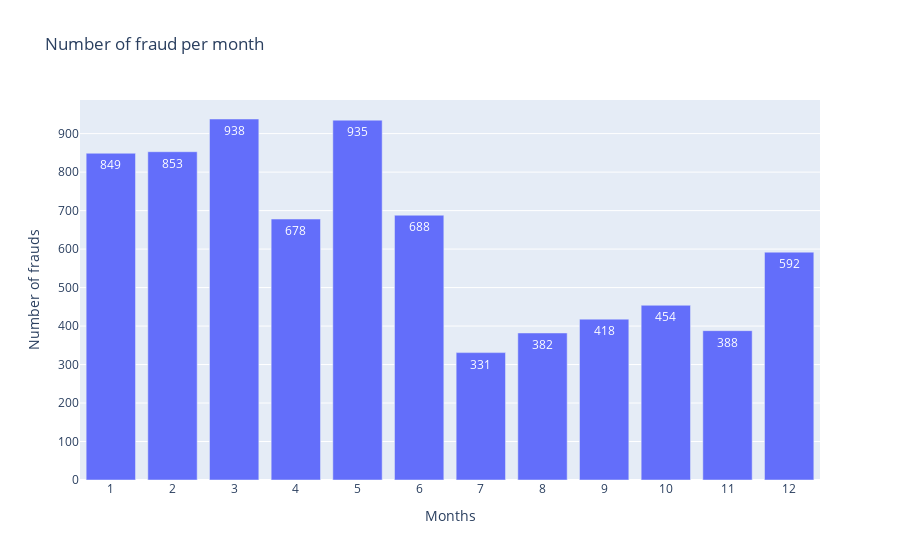

Notebook source saved alongside this figure:
### Code cell
import plotly.express as px

df['trans_date_trans_time'] = pd.to_datetime(df['trans_date_trans_time'])
df['month'] = df['trans_date_trans_time'].dt.month

frauds_per_month = df[df['is_fraud'] == 1].groupby('month').size().reset_index(name='count')

fig5 = px.bar(
    frauds_per_month,
    x='month',
    y='count',
    title="Number of fraud per month",
    labels={'month': 'Months', 'count': 'Number of frauds'},
    text='count'  
)

fig5.update_layout(xaxis=dict(tickmode='linear', tick0=1, dtick=1)) #to get the numnber of the month under every bars

fig5.show()

### Figure 1 — Plotly figure (JSON) as saved in the notebook; plotly's stock layout.template omitted (floating-point values rounded to 4 significant figures)
{"data": [{"alignmentgroup": "True", "hovertemplate": "Months=%{x}<br>Number of frauds=%{text}<extra></extra>", "legendgroup": "", "marker": {"color": "#636efa", "pattern": {"shape": ""}}, "name": "", "offsetgroup": "", "orientation": "v", "showlegend": false, "text": [849, 853, 938, 678, 935, 688, 331, 382, 418, 454, 388, 592], "textposition": "auto", "type": "bar", "x": [1, 2, 3, 4, 5, 6, 7, 8, 9, 10, 11, 12], "xaxis": "x", "y": [849, 853, 938, 678, 935, 688, 331, 382, 418, 454, 388, 592], "yaxis": "y"}], "layout": {"autosize": true, "barmode": "relative", "legend": {"tracegroupgap": 0}, "title": {"text": "Number of fraud per month"}, "xaxis": {"anchor": "y", "autorange": true, "domain": [0, 1], "dtick": 1, "range": [0.5, 12.5], "tick0": 1, "tickmode": "linear", "title": {"text": "Months"}, "type": "linear"}, "yaxis": {"anchor": "x", "autorange": true, "domain": [0, 1], "range": [0, 987.4], "title": {"text": "Number of frauds"}, "type": "linear"}}}
